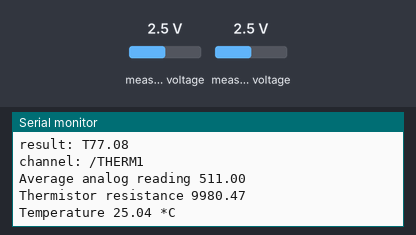
Bench run of a sketch on a simulated Arduino Uno, built with avr-gcc and run on an emulated ATmega328P. On the bench: the last lines printed to the serial monitor. The inputs (shaded band) are chosen by the test bench; at power-on: measured voltage 2.5 V. Storage starts empty; no MQTT or app messages arrive unless stated.

Above: at 2.7 s.
2.8 s: measured voltage (sensor 202) set to 0.1 V
At 2.8 s:
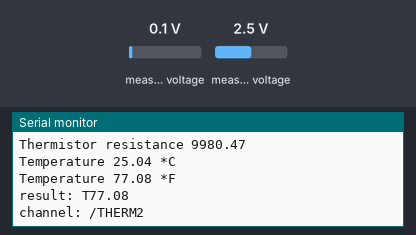
4.3 s: measured voltage (sensor 204) set to 1.2 V
At 5.6 s:
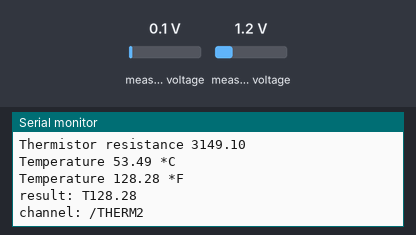
5.8 s: measured voltage (sensor 202) set to 3.8 V
7.3 s: measured voltage (sensor 204) set to 4.9 V
At 9.1 s:
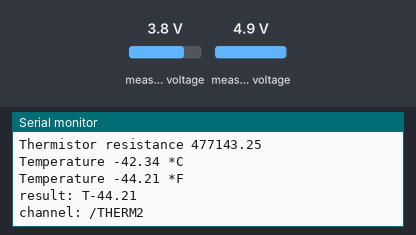
Timing chart, 0 to 9.8 s (numbered marks = the images above; inputs shaded):
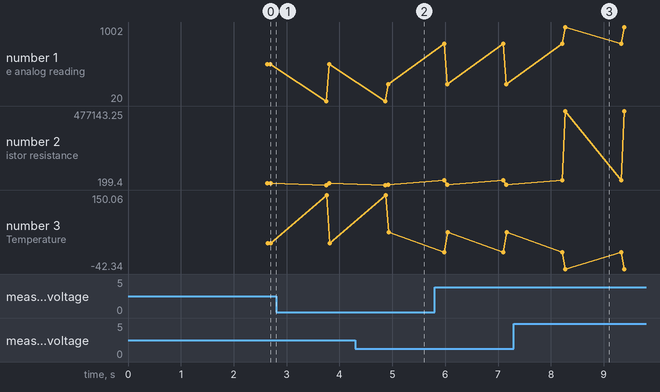

Measured:
- after the input at 4.3 s, the serial monitor: prints a new line after 0.62 s (image 2)
- after the input at 7.3 s, the serial monitor: prints a new line after 0.97 s (image 3)
- plotted number 1: 511 → 245 after the input at 4.3 s, 245 → 1002 after the input at 7.3 s
- plotted number 2: 9980.47 → 3149.1 after the input at 4.3 s, 3149.1 → 477143.25 after the input at 7.3 s
- plotted number 3: 25.04 → 53.49 after the input at 4.3 s, 53.49 → -42.34 after the input at 7.3 s

The sketch:

mqtt_kitchen.ino
```cpp
// (licence header left out)
#include <Wire.h>

#include <GUS_base.h>
// +++ include proper sensor (& maybe GUSh) headers
#include <GUSh_mcp3008.h>
#include <GUS_thermistor.h>

// +++ needed for MQTT topic: 1 for each sensor
#define SENSOR1  "THERM1"
#define SENSOR2  "THERM2"
// pins for ADC
#define MCABOARDPIN 15 // digital pin on board ADC connects to
#define MCPAPIN1 2 // analog pin on ADC sensor connects to
#define MCPAPIN2 4 // analog pin on ADC sensor connects to

// declare GUS base & sensors
GUS_base *gus;
// +++ references to sensors
GUSh_mcp3008 *aReader; // GUSh: MCP3008 ADC: needed for multiple anlog sensors
GUS_thermistor *sensor1; // sensor: thermistor
GUS_thermistor *sensor2; // sensor: thermistor

void setup() {
    Serial.begin(115200);

    // GUS & sensor setup
    gus = new GUS_base();
    gus->setup();

    // +++ instantiate & setup sensors
    aReader = new GUSh_mcp3008();
    aReader->setup(MCABOARDPIN);
    sensor1 = new GUS_thermistor(aReader, MCPAPIN1);
    sensor1->setup(); // empty setup?
    sensor2 = new GUS_thermistor(aReader, MCPAPIN2);
    sensor2->setup(); // empty setup?
}

void loop() {
    // do GUS loop stuff
    gus->loop();

    // +++ Publish data for each sensor
    pubSensorData(sensor1, SENSOR1);
    pubSensorData(sensor2, SENSOR2);
}

// Helper function
void pubSensorData(GUS_sensor_super *sensor, char *sensorName) {
    gus->pubData(sensorName,
      sensor->readFTemperature(),
      sensor->readHumidity(),
      sensor->readPressure()/100.0F);
}
```
